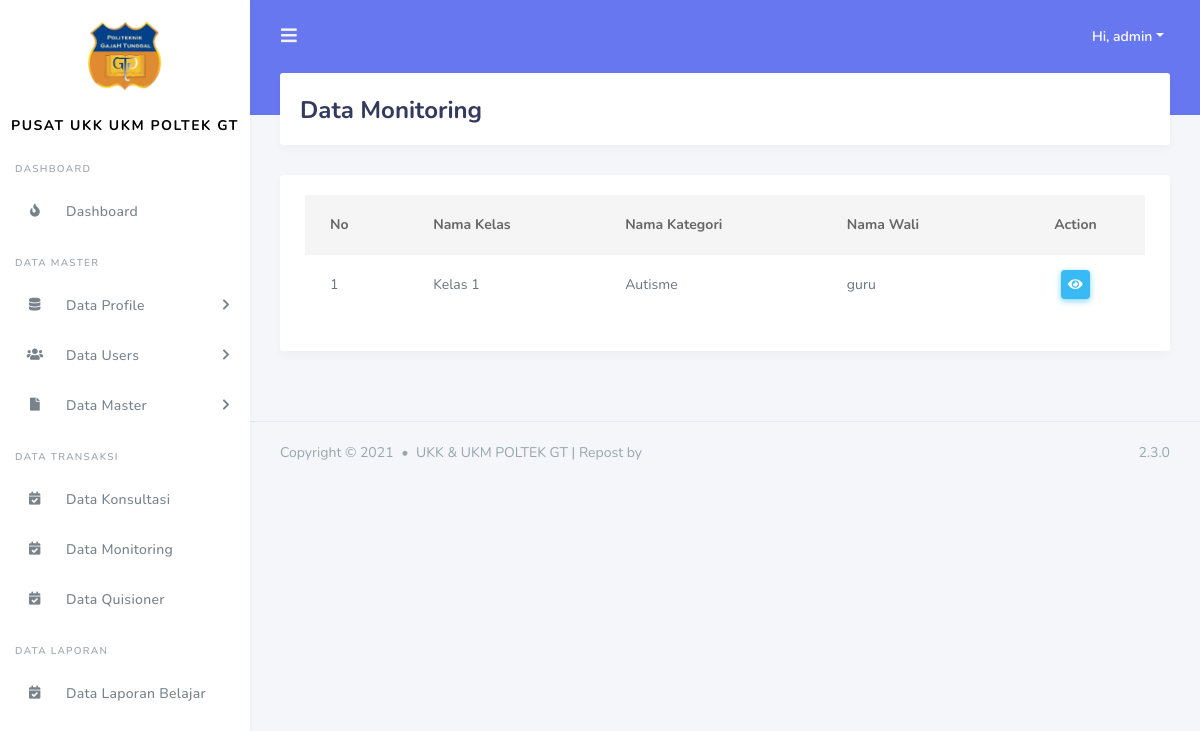
The page /admin/data_monitoring.php (signed in) on the database its author committed.
### tables this page shows
CREATE TABLE `tbl_kelas` (
  `id_kelas` int(11) NOT NULL,
  `id_kategori` int(11) NOT NULL,
  `nama_kelas` varchar(255) NOT NULL,
  `id_periode` int(11) NOT NULL,
  `id_users` int(11) NOT NULL
);

CREATE TABLE `tbl_kategori` (
  `id_kategori` int(11) NOT NULL,
  `nama_kategori` varchar(255) DEFAULT NULL
);

CREATE TABLE `tbl_users` (
  `id_users` int(11) NOT NULL,
  `nama_users` varchar(255) DEFAULT NULL,
  `alamat_users` varchar(255) DEFAULT NULL,
  `email_users` varchar(200) DEFAULT NULL,
  `no_telp_users` varchar(15) DEFAULT NULL,
  `hak_akses` enum('kepala sekolah','admin','guru') DEFAULT NULL,
  `username` varchar(255) DEFAULT NULL,
  `password` varchar(255) DEFAULT NULL,
  `status` enum('aktiv','non-aktiv') DEFAULT NULL
);

### include/koneksi.php (called while the page is built, shortened)
<?php
$base_url = "http://localhost/ukkukmpoltek/";
?>

### admin/data_monitoring.php (the view, shortened to what this page needs)
<?php
include('../include/koneksi.php');
include('../template/header.php');
include('../template/sidebar.php');
?>
<div class="main-content">
  <section class="section">
    <div class="section-header">
      <h1>Data Monitoring</h1>
    </div>
    <div class="section-body">
      <div class="card table-responsive">
        <div class="card-body ">
            <table class="table table-hover" id="data_tabel">
            <thead>
              <tr>
                <th>No</th>
                <th>Nama Kelas</th>
                <th>Nama Kategori</th>
                <th>Nama Wali</th>
                <th class ="text-center">Action</th>
              </tr>
            </thead>
            <tbody>
              <?php
                    $query = "SELECT * FROM tbl_kelas tk INNER JOIN tbl_kategori tkg ON tk.id_kategori = tkg.id_kategori INNER JOIN tbl_users tu on tu.id_users = tk.id_users  where tu.status = 'aktiv'";
                    $result_tasks = mysqli_query($conn, $query);
                    $no = 1;
                    while($row = mysqli_fetch_assoc($result_tasks)) { ?>
                <tr>
                  <td><?= $no++ ?></td>
                  <td><?= $row['nama_kelas']?></td>
                  <td><?= $row['nama_kategori']?></td>
                  <td><?= $row['nama_users']?></td>
                  <td class ="text-center">
                    <a href="<?= $base_url ?>admin/data_detail_monitoring.php?id=<?= $row['id_kelas'] ?>" class="btn btn-info btn-sm"><i class="fas fa-eye"></i></a>
                  </td>
                </tr>
              <?php } ?>
            </tbody>
          </table>
        </div>
      </div>
    </div>
  </section>
</div>
<?php include('../template/footer.php'); ?>

### rows shown on the page
tbl_kelas: nama_kelas "Kelas 1", id_kategori.nama_kategori "Autisme", id_users.nama_users "guru"

### other values the page prints
$_SESSION['nama_users'] "admin"
